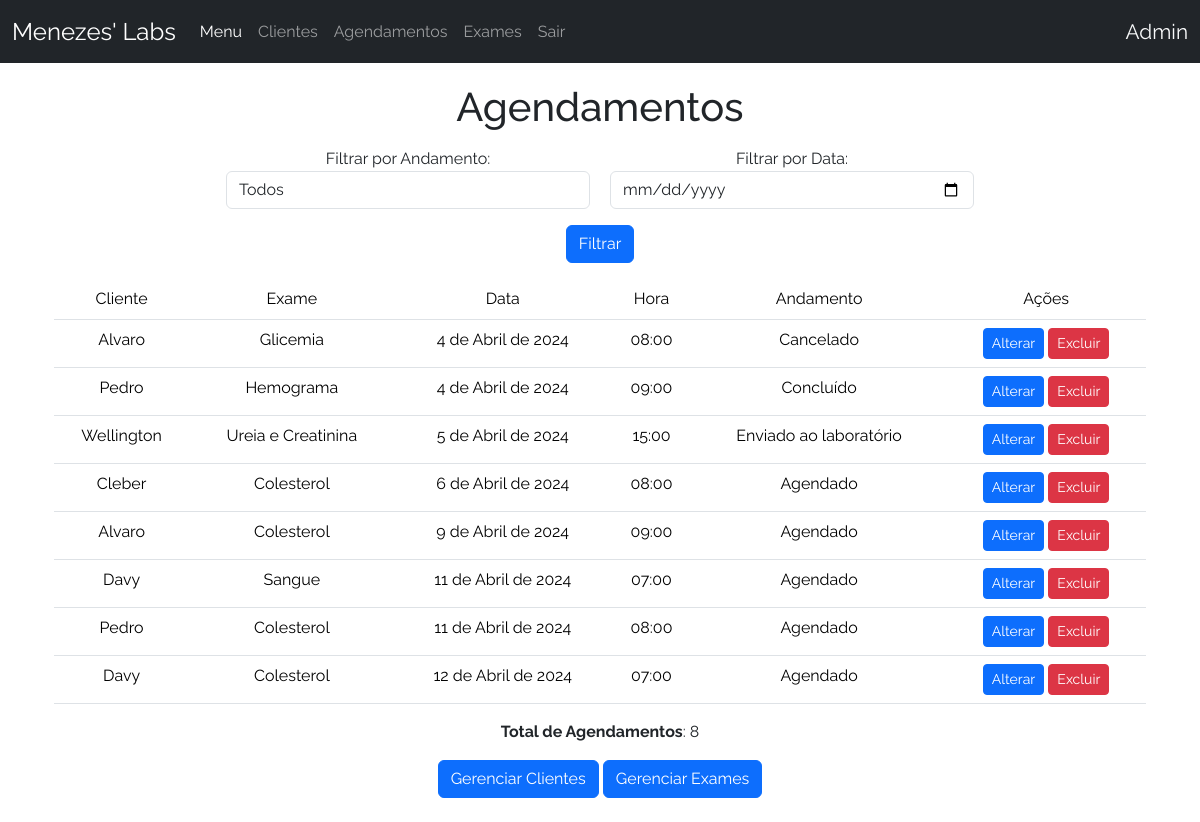
The page /adm/ (signed in) on the database as committed earlier.
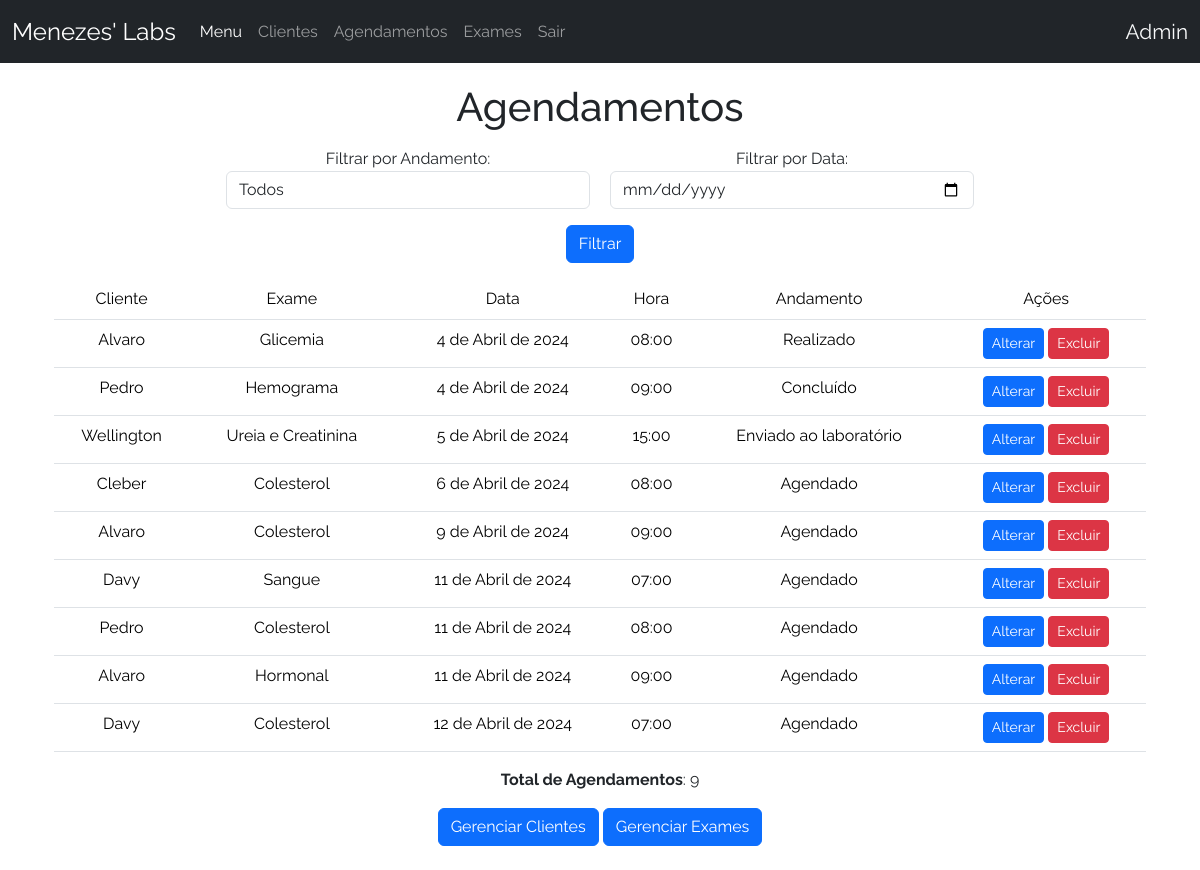
The same page on the database as committed later.
### crud/models.py (models this page shows, shortened)
class Base(models.Model):
    criado = models.DateTimeField(verbose_name ='Criado em',auto_now_add=True)
    modificado = models.DateTimeField(verbose_name ='Modificado em',auto_now=True)
    ativo = models.BooleanField(verbose_name ='Ativo?',default=True)
    class Meta:
        abstract = True

class AgendamentoExame(Base):
    exame = models.ForeignKey(Exame,verbose_name='Exame',on_delete=models.CASCADE)
    data = models.DateField('Data',auto_now=False,auto_now_add=False)
    usuario = models.ForeignKey(User,verbose_name='Usuário',on_delete=models.CASCADE)
    HORARIO_CHOICES = (
    ('07:00', '07:00'),
    ('08:00', '08:00'),
    ('09:00', '09:00'),
    ('10:00', '10:00'),
    ('11:00', '11:00'),
    ('13:00', '13:00'),
    ('14:00', '14:00'),
    ('15:00', '15:00'),
    ('16:00', '16:00'),
    ('17:00', '17:00'),
)
    ANDAMENTO_CHOICES = (
        ('Agendado', 'Agendado'),
        ('Realizado', 'Realizado'),
        ('Enviado ao laboratório', 'Enviado ao laboratório'),
        ('Concluído', 'Concluído'),
        ('Cancelado', 'Cancelado'),
    )
    horario = models.CharField(verbose_name ='Horário', max_length = 5 ,choices=HORARIO_CHOICES)
    andamento = models.CharField(verbose_name ='Andamento',max_length=30,choices=ANDAMENTO_CHOICES,default='Agendado')
    resultado = models.FileField('Resultado',upload_to='pdfs/',null=True,blank=True)
    class Meta:
        verbose_name = 'Agendamento'
        verbose_name_plural = 'Agendamentos'
        ordering = ['data','horario']

class Exame(Base):
    nome = models.CharField('Nome',max_length=100)
    def __str__(self):
        return self.nome
    class Meta:
        verbose_name = 'Exame'
        verbose_name_plural = 'Exames'
        ordering = ['nome']

### crud/views.py (the view)
# urls.py: path('adm/', AdminIndexView.as_view(), name='admin'),
class AdminIndexView(UserPassesTestMixin, ListView):
    model = AgendamentoExame
    template_name = 'adm/agendamento/list.html'
    context_object_name = 'agendamentos'
    def test_func(self):
        return self.request.user.is_superuser
    def get_queryset(self):
        queryset = super().get_queryset()
        filtro_andamento = self.request.GET.get('filtro_andamento')
        filtro_data = self.request.GET.get('filtro_data')
        if filtro_andamento:
            queryset = queryset.filter(andamento=filtro_andamento)
        if filtro_data:
            queryset = queryset.filter(data=filtro_data)
        return queryset
    def get_context_data(self, **kwargs):
        context = super().get_context_data(**kwargs)
        context['qtd_agentamentos'] = self.get_queryset().count()
        return context

### crud/templates/adm/agendamento/list.html (shortened to what this page needs)
{% extends 'base.html' %}
{% block content %}
<main style="text-align: center;">
    <h1 class="mt-1">Agendamentos</h1>
    <div class="container mt-3 ">
        <form class="mb-3" method="get" action="">
            <div class="form-row" style="display: flex; gap:20px; justify-content: center;">
                <div class="col-md-4 mb-3">
                    <label for="filtro_andamento">Filtrar por Andamento:</label>
                    <select class="form-control" name="filtro_andamento" id="filtro_andamento">
                        <option value="">Todos</option>
                    </select>
                </div>
                <div class="col-md-4 mb-3">
                    <label for="filtro_data">Filtrar por Data:</label>
                    <input type="date" class="form-control" name="filtro_data" id="filtro_data">
                </div>
            </div>
            <button type="submit" class="btn btn-primary">Filtrar</button>
        </form>
        <table class="table">
            <thead>
                <tr>
                    <th>Cliente</th>
                    <th>Exame</th>
                    <th>Data</th>
                    <th>Hora</th>
                    <th>Andamento</th>
                    <th>Ações</th>
                </tr>
            </thead>
            <tbody>
                {% for agendamento in agendamentos %}
                <tr>
                    <td>{{ agendamento.usuario|capfirst }}</td>
                    <td>{{ agendamento.exame }}</td>
                    <td>{{ agendamento.data }}</td>
                    <td>{{ agendamento.horario }}</td>
                    <td>{{ agendamento.andamento }}</td>
                    <td>
                        <a href="{% url 'update_admin' pk=agendamento.pk %}" class="btn btn-primary btn-sm">Alterar</a>
                        <a href="{% url 'delete_admin' pk=agendamento.pk %}" class="btn btn-danger btn-sm">Excluir</a>
                </tr>
                {% endfor %}
            </tbody>
        </table>
        <p><strong>Total de Agendamentos</strong>: {{ qtd_agentamentos }}</p>
        <a class="btn btn-primary mb-4" href="{% url 'usuarios_admin' %}">Gerenciar Clientes</a>
        <a class="btn btn-primary mb-4" href="{% url 'exames_admin' %}">Gerenciar Exames</a>
    </div>
</main>
{% endblock %}

Rows that differ between the two databases and show on the page:
changed AgendamentoExame "Glicemia": andamento "Cancelado" → "Realizado"
added AgendamentoExame: usuario "Alvaro", exame "Hormonal", data "11 de Abril de 2024", horario "09:00", andamento "Agendado"
Other text that changed with them:
{{ qtd_agentamentos }}: "8" → "9"
